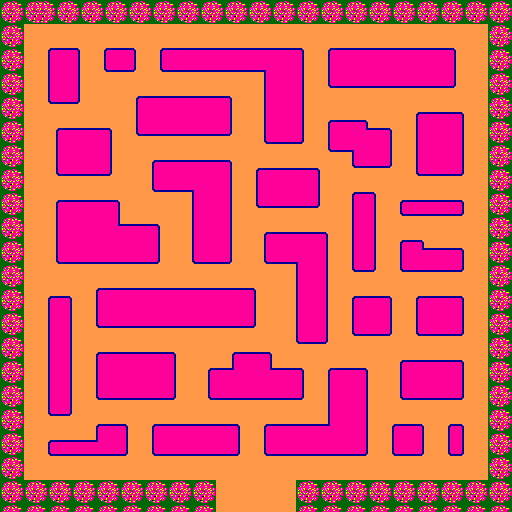

Tiled map render using the project's own tile images. Description and the map definition, with tile-layer contents summarised, below:
An orthogonal 64x64 tile map with 8x8 px tiles, 1 tile layer (Tile Layer 1).

<map version="1.9" tiledversion="1.9.2" orientation="orthogonal" renderorder="right-down" width="64" height="64" tilewidth="8" tileheight="8" infinite="0" nextlayerid="2" nextobjectid="1">
 <editorsettings>
  <export target="level1Map.c" format="gba" />
 </editorsettings>
 <tileset firstgid="1" source="tileset.tsx" />
 <layer id="1" name="Tile Layer 1" width="64" height="64">
  <data>[4096 cells, 4096 non-empty, 22 distinct tile ids]</data>
 </layer>
</map>
